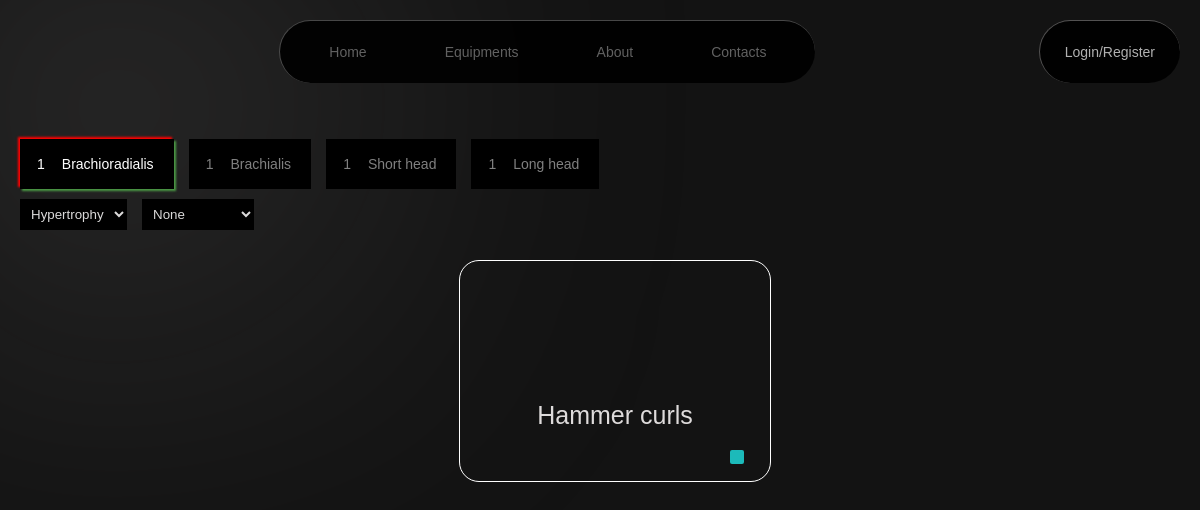
The app's page /submuscles/2/ with its own data.
### api/models.py (models this page shows, shortened)
class SubMuscle(models.Model):
    name = models.CharField(max_length = 30)
    muscle = models.ForeignKey(MuscleGroup, on_delete=models.CASCADE, null= True)
    def __str__(self):
        return self.name

class Workout(models.Model):
    class DifficultyChoices(models.TextChoices):
        EASY = 'easy', 'easy'
        MEDIUM = 'medium', 'medium'
        HARD = 'hard', 'hard'
    class TypeChoices(models.TextChoices):
        ISOLATED = 'isolated','isolated'
        COMPOUND = 'compound', 'compound'
    name = models.CharField(max_length = 50)
    difficulty = models.PositiveSmallIntegerField(
        validators = [MinValueValidator(0), MaxValueValidator(2)]
    )
    description = models.TextField(max_length = 500)
    equipment = models.ManyToManyField(Equipment, related_name = "workouts")
    muscle = models.ManyToManyField(MuscleGroup, related_name = "workouts")
    sub_muscle = models.ManyToManyField(SubMuscle, related_name = 'workouts')
    type = models.CharField(choices = TypeChoices)
    strength_score = models.PositiveSmallIntegerField(
        validators = [MinValueValidator(0), MaxValueValidator(10)]
    )
    hypertrophy_score = models.PositiveSmallIntegerField(
        validators = [MinValueValidator(0), MaxValueValidator(10)]
    )
    endurance_score = models.PositiveSmallIntegerField(
        validators = [MinValueValidator(0), MaxValueValidator(10)]
    )

### api/views.py (the view, shortened to what this page needs)
# urls.py: path("submuscles/<int:muscle_id>/", views.available_workouts_for_submuscle, name="available_workouts_submuscle"),
@csrf_protect
def available_workouts_for_submuscle(request, muscle_id, current = 0):
    ids = request.session.get("equipment_ids", -1)
    if(ids == -1):
        ids = Workout.objects.all().values_list("id", flat = True)
    submuscles = SubMuscle.objects.filter(muscle__id = muscle_id)
    if current!=0:
        submuscle = SubMuscle.objects.get(id = current)
        active = submuscle.id
        workouts = Workout.objects.filter(equipment__id__in = ids, sub_muscle = submuscle).distinct()
    else:
        workouts = Workout.objects.filter(equipment__id__in = ids, sub_muscle = submuscles[0]).distinct()
        active = submuscles[0].id
    ids = Workout.objects.filter(equipment__id__in = ids).values_list("id", flat = True)
    context = {"ids":ids, "muscle_id":muscle_id, "submuscles":submuscles, "workouts_selected":workouts.order_by("-hypertrophy_score"), "active":active, "current":current}
    context["select"] = 0
    context["diff"] = 0
    return render(request, "api/available_workouts_submuscle.html", context)

### api/templatetags/custom_tags.py (called while the page is built)
@register.simple_tag
def get_workout_counts_submuscle(ids, submuscle):
    return len(submuscle.workouts.filter(id__in = ids))

### api/templates/api/available_workouts_submuscle.html (shortened to what this page needs)
{% extends "main.html" %}
{% block content %}
{% load static %}
{% load custom_tags %}
        <link rel="stylesheet" href="{% static 'api/available_workout_submuscle.css' %}">
        <div id="muscle_container">
            {% for submuscle in submuscles %}
            <div id ="{% if submuscle.id == active %}active{% else %} {% endif %}" onclick="window.location.href=`{% url 'available_workouts_submuscle' muscle_id submuscle.id %}`" class="submuscle_card">
            <div class="submuscle_count">
                {% get_workout_counts_submuscle ids submuscle %}
            </div>
            <div class="submuscle_name">{{submuscle}}</div>
            </div>
            {% endfor %}
        </div>
    <form method="post" action="/submuscles/{{muscle_id}}/{{current}}/" id="sort_form">
        <select id="goal" name="option">
            <option value="0" class="goal_item" {% if select == '0' %}selected{% endif %}>Hypertrophy</option>
        </select>
        <select id="difficulty" name="difficulty">
            <option value="none" class="diff" {% if diff == 0 %}selected{% endif %}>
                None
            </option>
        </select>
    </form>
        <div id="workout_container">
            {% for workout in workouts_selected %}
            <div onclick="window.location.href=`{% url 'workout_page' workout.id %}`" class="workout_cards">
                <center>
                <div class="workout_name">{{workout.name}}</div>
                <div class = "diff{{workout.difficulty}}">
                </div>
                </center>
            </div>
            {% endfor %}
        </div>
{% endblock %}

### static/navbar.css (style rules this page uses)
body { margin:20px; font-family:sans-serif; font-size:14px; background: #131313; }
body::before { content: ""; position: absolute; top: 0; left: 0; width: 30%; height: 35%; background: radial-gradient( circle at left top, rgba(179, 177, 177, 0.705), transparent 90% ); filter: blur(160px); z-index: -1; }

### api/static/api/available_workout_submuscle.css (style rules this page uses)
#muscle_container { display:flex; }
.submuscle_card { display:flex; justify-content: space-between; background-color: black; padding:10px; margin-right: 15px; transition:0.3s; }
.submuscle_name { color:white; padding:7px; padding-left:10px; padding-right:10px; color: grey; }
.submuscle_count { color:white; padding:7px; color: grey; }
#active { box-shadow: rgb(76, 154, 69) 2px 2px 2px,red -2px -2px 2px; }
#active div { color: white; }
#workout_container { display:flex; flex-wrap:wrap; margin-top:30px; justify-content: space-evenly; margin-left:40px; margin-right:40px; }
.workout_cards { border:1px solid white; padding:20px; width:25%; margin-bottom:30px; margin-left:30px; height:180px; border-radius:20px; }
.workout_name { color: rgb(222, 219, 219); font-size:25px; font-family:Arial, Helvetica, sans-serif; margin-top:120px; transition: 0.3s; }
.diff0 { background-color:#1CBABA; width:14px; height:14px; border-radius:2px; margin-top:20px; margin-left:90%; }
#sort_form { margin-top:10px; display:flex; justify-content: space-between; width:15%; }
#sort_form select { font:15px ; padding:7px; background-color: black; border:none; color: rgb(219, 218, 218); }
#goal { margin-right:15px; }

### records on screen
SubMuscle: id "1", name "Brachioradialis"
SubMuscle: id "1", name "Brachialis"
SubMuscle: id "1", name "Short head"
SubMuscle: id "1", name "Long head"
Workout: name "Hammer curls", difficulty 0 (drawn)
